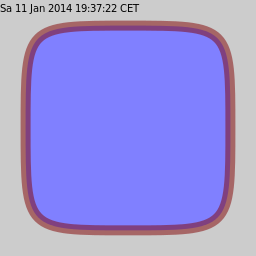

Here is the Julia script that generated this plot:
## header to provide surface and context
using Cairo
c = CairoRGBSurface(256,256);
cr = CairoContext(c);

save(cr);
set_source_rgb(cr,0.8,0.8,0.8);    # light gray
rectangle(cr,0.0,0.0,256.0,256.0); # background
fill(cr);
restore(cr);

save(cr);

## original example, following here

# custom shape wrapped in a function
function shape_curve_rectangle(cr::CairoContext,x0::Real,y0::Real,
    rect_width::Real, rect_height::Real, radius::Real)
    
    save(cr);
    
    x1=x0+rect_width;
    y1=y0+rect_height;
    
    if (rect_width == 0 || rect_height == 0)
        return;
        end
    if (rect_width/2 < radius) 
        if (rect_height/2 < radius) 
            move_to  (cr, x0, (y0 + y1)/2);
            curve_to (cr, x0 ,y0, x0, y0, (x0 + x1)/2, y0);
            curve_to (cr, x1, y0, x1, y0, x1, (y0 + y1)/2);
            curve_to (cr, x1, y1, x1, y1, (x1 + x0)/2, y1);
            curve_to (cr, x0, y1, x0, y1, x0, (y0 + y1)/2);
        else 
            move_to  (cr, x0, y0 + radius);
            curve_to (cr, x0 ,y0, x0, y0, (x0 + x1)/2, y0);
            curve_to (cr, x1, y0, x1, y0, x1, y0 + radius);
            line_to (cr, x1 , y1 - radius);
            curve_to (cr, x1, y1, x1, y1, (x1 + x0)/2, y1);
            curve_to (cr, x0, y1, x0, y1, x0, y1- radius);
        end
    
    else
        if (rect_height/2 < radius) 
            move_to  (cr, x0, (y0 + y1)/2);
            curve_to (cr, x0 , y0, x0 , y0, x0 + radius, y0);
            line_to (cr, x1 - radius, y0);
            curve_to (cr, x1, y0, x1, y0, x1, (y0 + y1)/2);
            curve_to (cr, x1, y1, x1, y1, x1 - radius, y1);
            line_to (cr, x0 + radius, y1);
            curve_to (cr, x0, y1, x0, y1, x0, (y0 + y1)/2);
        else 
            move_to  (cr, x0, y0 + radius);
            curve_to (cr, x0 , y0, x0 , y0, x0 + radius, y0);
            line_to (cr, x1 - radius, y0);
            curve_to (cr, x1, y0, x1, y0, x1, y0 + radius);
            line_to (cr, x1 , y1 - radius);
            curve_to (cr, x1, y1, x1, y1, x1 - radius, y1);
            line_to (cr, x0 + radius, y1);
            curve_to (cr, x0, y1, x0, y1, x0, y1- radius);
        end
    end
    close_path (cr);

    set_source_rgb (cr, 0.5, 0.5, 1);
    fill_preserve (cr);
    set_source_rgba (cr, 0.5, 0, 0, 0.5);
    set_line_width (cr, 10.0);
    stroke (cr);
    restore(cr);
    return;
    end

shape_curve_rectangle(cr,25.6,25.6,204.8,204.8,102.4);    

## mark picture with current date
restore(cr);
move_to(cr,0.0,12.0);
set_source_rgb (cr, 0,0,0);
show_text(cr,strftime(time()));
write_to_png(c,"sample_curve_rectangle.png");
